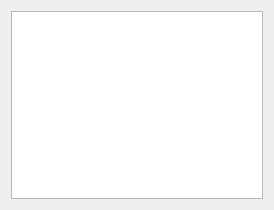
<?xml version="1.0" encoding="UTF-8"?>
<ui version="4.0">
 <class>CabrilloLogWindow</class>
 <widget class="QWidget" name="CabrilloLogWindow">
  <property name="geometry">
   <rect>
    <x>0</x>
    <y>0</y>
    <width>274</width>
    <height>210</height>
   </rect>
  </property>
  <property name="windowTitle">
   <string>Contest Log</string>
  </property>
  <layout class="QVBoxLayout" name="verticalLayout">
   <item>
    <widget class="QTableView" name="log_table_view">
     <property name="alternatingRowColors">
      <bool>true</bool>
     </property>
     <property name="selectionMode">
      <enum>QAbstractItemView::SingleSelection</enum>
     </property>
     <attribute name="horizontalHeaderStretchLastSection">
      <bool>true</bool>
     </attribute>
    </widget>
   </item>
  </layout>
 </widget>
 <resources/>
 <connections/>
</ui>
